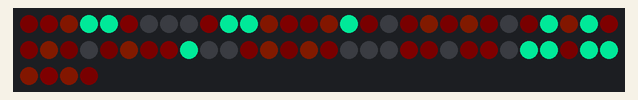
Bench run of a sketch on a simulated Arduino Uno, built with avr-gcc and run on an emulated ATmega328P. Parts: 64 RGB LEDs in strip order, left to right, continuing on the next row. Wiring (inferred from the names in the program): WS2812 LEDs: data pin 8. Dim RGB values are drawn brighter than linear; random numbers use the default seed unless the sketch sets one.

Above: at 32.5 s.
At 93.0 s:
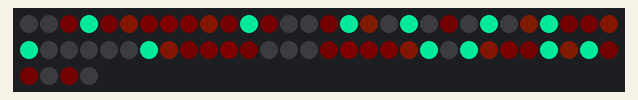

Measured:
- what the display in image 0 shows lasts 60.3 s, from 32.4 s to 92.7 s

The sketch:

Logo.ino
```cpp
#include "Ai_WS2811.h"
#include "Triangles.h"

#define NUM_PIXELS 64
#define DATA_PIN 8

Ai_WS2811 ws2811;

unsigned int mosaic1[] = {1,2,3,4,5,6,7,8,9,10,11,12,13,14,15,16,17,39,38,40,41,55,54,56,57,63,62,64,61,59,60,50,49,47,48,30,29,27,28,26,25,24,23,22,21,20,19,18,37,36,42,43,53,52,58,51,45,46,32,31,33,34,35,44};

byte next_t1 = 34;
byte next_t2 =  1;


//byte colors = 8;
//byte palette[]= {
//  0x08, 0x08, 0x08,
//  0xFF, 0x00, 0x00,
//  0x00, 0xFF, 0x00,
//  0x00, 0x00, 0xFF,
//  0xFF, 0x00, 0xFF,
//  0xFF, 0xFF, 0x00,
//  0x00, 0xFF, 0xFF,
//  0xFF, 0xFF, 0xFF
//};


byte colors = 13;
byte palette[] = {
  0x00, 0x00, 0x00,
  0x00, 0x00, 0x1F,
  0x00, 0x00, 0x3F,
  0x00, 0x0F, 0x7F,
  0x00, 0x1F, 0x8F,
  0x00, 0x3F, 0x9F,
  0x00, 0x5F, 0xAF,
  0x00, 0x7F, 0xBF,
  0x3F, 0x9F, 0xCF,
  0x7F, 0xBF, 0xDF,
  0xBF, 0xDF, 0xEF,
  0xFF, 0xFF, 0xFF
};


struct CRGB {
  unsigned char g;
  unsigned char r;
  unsigned char b;
} *leds;

float *colorBuffer;

//some initial values
void setup() {
  colorBuffer = (float*)malloc(NUM_PIXELS * sizeof(float));
  for(byte i=0; i<NUM_PIXELS; i++) {
    colorBuffer[i] = 0.0;
  }

  ws2811.init(DATA_PIN,NUM_PIXELS);
  leds = (struct CRGB*)ws2811.getRGBData();

}

void loop(){
  rainbow();
}

/**
 * Color climb function
 **/
void rainbow(){
  while(1) {

      for (int i = 0; i < NUM_PIXELS; i++) {
           blendRGB(0, i, 50.0);
//        colorBuffer[i] = colorBuffer[i] - 2.0;
      }

      byte new_next_t1, new_next_t2;

      byte sibling_count = triangles[next_t1][0];
      new_next_t1 = triangles[next_t1][random(sibling_count)+1]-1;

      sibling_count = triangles[next_t2][0];
      new_next_t2 = triangles[next_t2][random(sibling_count)+1]-1;

      switch( int(millis()/20000)%3 ) {
        case 0:
          drawSym1(next_t1);
          drawSym1(next_t2);
          break;

        case 1:
          drawSym2(next_t1);
          drawSym2(next_t2);

          break;

        case 2:
          blendRGB(random(0,255), random(0, NUM_PIXELS), 1.0);
          break;
      }

      if(!(millis()%8)) {
        next_t1 = new_next_t1;
        next_t2 = new_next_t2;
      }

      ws2811.sendLedData();
  }
}

void drawSym1(byte led) {
    byte symmetry_count = symmetry2[led][0];
    blendRGB(255, led, 20.0);
    for(byte j=1; j<=symmetry_count; j++) {
      byte s = symmetry2[led][j];
      blendRGB(255, s-1, 20.0);
    }
}

void drawSym2(byte led) {
  byte symmetry_count = symmetry[led][0];
  blendRGB(255, led, 20.0);
  for(byte j=1; j<=symmetry_count; j++) {
    byte s = symmetry[led][j];
    blendRGB(255, s-1, 20.0);
  }
}

void setRGB(int r, int g, int b, uint8_t n) {
  leds[n].r = constrain(r,0,255);
  leds[n].g = constrain(g,0,255);
  leds[n].b = constrain(b,0,255);
}

void blendRGB(int v, uint8_t n, float blending) {

    colorBuffer[n]+= (constrain(v,0,255)-colorBuffer[n])/blending;

    setHue((byte)colorBuffer[n]*2%255, n, colorBuffer[n]);


//  byte color_id = colorBuffer[n] / 255.0 * colors;
//  leds[n].r+= (palette[color_id*3+0]-leds[n].r)>>2;
//  leds[n].g+= (palette[color_id*3+1]-leds[n].g)>>2;
//  leds[n].b+= (palette[color_id*3+2]-leds[n].b)>>2;

//  leds[n].r = colorBuffer[n];
//  leds[n].g = colorBuffer[n];
//  leds[n].b = colorBuffer[n];
}

/**
 * HVS to RGB comversion (simplified to the range 0-255)
 **/
void setHue(int h, uint8_t n, float alpha) {
  //this is the algorithm to convert from RGB to HSV
  double r=0;
  double g=0;
  double b=0;

  double hf=h/42.5; // Not /60 as range is _not_ 0-360

  int i=(int)floor(h/42.5);
  double f = h/42.5 - i;
  double qv = 1 - f;
  double tv = f;

  switch (i)
  {
  case 0:
    r = 1;
    g = tv;
    break;
  case 1:
    r = qv;
    g = 1;
    break;
  case 2:
    g = 1;
    b = tv;
    break;
  case 3:
    g = qv;
    b = 1;
    break;
  case 4:
    r = tv;
    b = 1;
    break;
  case 5:
    r = 1;
    b = qv;
    break;
  }

  leds[n].r = constrain((int)(alpha * r), 0, 255);
  leds[n].g = constrain((int)(alpha * g), 0, 255);
  leds[n].b = constrain((int)(alpha * b), 0, 255);
}
```

Ai_WS2811.cpp
```cpp
#include "Ai_WS2811.h"

void Ai_WS2811::init(uint8_t pin, uint16_t nPixels)
{
  pinMode(pin, OUTPUT);
  digitalWrite(pin, LOW);
  m_nLeds = nPixels * 3;
  m_nCounter = 0;
  m_pData = (unsigned char*)malloc(m_nLeds);
  memset(m_pData,0,m_nLeds);
  m_pDataEnd = m_pData + m_nLeds;
}

void Ai_WS2811::sendLedData(void)
{
  cli();
  register byte *p = m_pData;
  register byte *e = m_pDataEnd;
  volatile uint8_t b;
  while(p != e)
  {
    b   = *p++;    // Current byte value
    byte i=8;
    do {
      if ((b&0x80)==0) {
        // Send a '0'
        if (F_CPU==16000000L) {
          LED_PIN=LED_BIT;NOP;// Hi (start)
          NOP;NOP;            // Hi
          LED_PIN=LED_BIT;NOP;// Lo (250ns)
          NOP;NOP;            // Lo
          NOP;NOP;            // Lo (500ns)
        }
        else if (F_CPU==8000000L) {
          LED_PIN = LED_BIT;  // Hi (start)
          NOP;                // Hi
          LED_PIN = LED_BIT;  // Lo (250ns)
          NOP;                // Lo
          NOP;                // Lo (500ns)
          NOP;                // Lo (data bit here!)
          NOP;                // Lo (750ns)
        }
      }
      else {
        // Send a '1'
        if (F_CPU==16000000L) {
          LED_PIN=LED_BIT;NOP;// Hi (start)
          NOP;NOP;            // Hi
          NOP;NOP;            // Hi (250ns)
          NOP;NOP;            // Hi
          NOP;NOP;            // Hi (500ns)
          LED_PIN=LED_BIT;    // Lo (625ns)
        }
        else if (F_CPU==8000000L) {
          LED_PIN = LED_BIT;  // Hi (start)
          NOP;                // Hi
          NOP;                // Hi (250ns)
          NOP;                // Hi
          NOP;                // Hi (500ns)
          NOP;                // Hi (data bit here!)
          LED_PIN = LED_BIT;  // Lo (750ns)
        }
      }
      b = b+b;
    } while (--i!=0);
  }
  sei();
}
```

Ai_WS2811.h
```cpp
#include <Arduino.h>
#include <util/delay.h>

// Assume Arduino Uno, digital pin 8 lives in Port B

#define LED_DDR DDRB
#define LED_PORT PORTB
#define LED_PIN PINB
#define LED_BIT _BV(0)
#define NOP __asm__("nop\n\t")

class Ai_WS2811
{
  private:
    int m_nLeds;
    unsigned char m_nDataRate;
    unsigned long m_nCounter;
    unsigned char *m_pData;
    unsigned char *m_pDataEnd;

  public:
    byte _r, _g, _b;

    uint8_t *led_arr;
    void init(uint8_t,uint16_t);
    void sendLedData(void);
    unsigned char *getRGBData() { return m_pData; }
};
```

Triangles.h
```cpp
//                     64
//                     62
//                  61    63
//                  59    57
//               60    58    56
//               50    52    54
//            49    51    53    55
//            47    45    43    41
//         48    46    44    42    40
//         30    32    34    36    38
//      29    31    33    35    37    39
//      27    25    23    21    19    17
//   28    26    24    22    20    18    16
//   02    04    06    08    10    12    14
//01    03    05    07    09    11    13    15

// siblings
byte t01[] = {1, 2};
byte t02[] = {3,  1,  3, 28};
byte t03[] = {2,  2,  4};
byte t04[] = {3,  3,  5, 26};
byte t05[] = {2,  4,  6};
byte t06[] = {3,  5,  7, 24};
byte t07[] = {2,  6,  8};
byte t08[] = {3,  7,  9, 22};
byte t09[] = {2,  8, 10};
byte t10[] = {3,  9, 11, 20};
byte t11[] = {2, 10, 12};
byte t12[] = {3, 11, 13, 18};
byte t13[] = {2, 12, 14};
byte t14[] = {3, 13, 15, 16};
byte t15[] = {1, 14};
byte t16[] = {2, 14, 17};
byte t17[] = {3, 16, 18, 39};
byte t18[] = {3, 12, 17, 19};
byte t19[] = {3, 20, 18, 37};
byte t20[] = {3, 10, 19, 21};
byte t21[] = {3, 20, 22, 35};
byte t22[] = {3,  8, 21, 23};
byte t23[] = {3, 22, 24, 33};
byte t24[] = {3,  6, 23, 25};
byte t25[] = {3, 24, 26, 31};
byte t26[] = {3,  4, 25, 27};
byte t27[] = {3, 26, 28, 29};
byte t28[] = {2,  2, 27};
byte t29[] = {2, 27, 30};
byte t30[] = {3, 29, 31, 48};
byte t31[] = {3, 25, 30, 32};
byte t32[] = {3, 31, 33, 46};
byte t33[] = {3, 23, 32, 34};
byte t34[] = {3, 33, 35, 44};
byte t35[] = {3, 21, 34, 36};
byte t36[] = {3, 35, 37, 42};
byte t37[] = {3, 19, 36, 38};
byte t38[] = {3, 37, 39, 40};
byte t39[] = {2, 17, 38};
byte t40[] = {2, 38, 41};
byte t41[] = {3, 40, 42, 55};
byte t42[] = {3, 36, 41, 43};
byte t43[] = {3, 42, 44, 53};
byte t44[] = {3, 34, 43, 45};
byte t45[] = {3, 44, 46, 51};
byte t46[] = {3, 32, 45, 47};
byte t47[] = {3, 46, 48, 49};
byte t48[] = {2, 30, 47};
byte t49[] = {2, 47, 50};
byte t50[] = {3, 49, 51, 60};
byte t51[] = {3, 45, 50, 52};
byte t52[] = {3, 51, 53, 58};
byte t53[] = {3, 43, 52, 54};
byte t54[] = {3, 53, 55, 56};
byte t55[] = {2, 41, 54};
byte t56[] = {2, 54, 57};
byte t57[] = {3, 56, 58, 63};
byte t58[] = {3, 52, 57, 59};
byte t59[] = {3, 58, 60, 61};
byte t60[] = {2, 50, 59};
byte t61[] = {2, 59, 62};
byte t62[] = {3, 61, 63, 64};
byte t63[] = {2, 57, 62};
byte t64[] = {1, 62};

byte* triangles[] = {
  t01, t02, t03, t04, t05, t06, t07, t08,
  t09, t10, t11, t12, t13, t14, t15, t16,
  t17, t18, t19, t20, t21, t22, t23, t24,
  t25, t26, t27, t28, t29, t30, t31, t32,
  t33, t34, t35, t36, t37, t38, t39, t40,
  t41, t42, t43, t44, t45, t46, t47, t48,
  t49, t50, t51, t52, t53, t54, t55, t56,
  t57, t58, t59, t60, t61, t62, t63, t64
};

// SYMMETRY

byte s01[] = {2, 15, 64};
byte s02[] = {2, 14, 62};
byte s03[] = {5, 28, 13, 16, 61, 63};
byte s04[] = {5, 27, 17, 12, 59, 57};
byte s05[] = {5, 29, 39, 11, 60, 56};
byte s06[] = {5, 30, 38, 10, 50, 54};
byte s07[] = {5, 48, 40,  9, 49, 55};
byte s08[] = {2, 47, 41};
byte s09[] = {5, 48, 40,  7, 49, 55};
byte s10[] = {5, 30, 38,  6, 50, 54};
byte s11[] = {5, 29, 39,  5, 60, 56};
byte s12[] = {5, 27, 17,  4, 59, 57};
byte s13[] = {5, 28,  3, 16, 61, 63};
byte s14[] = {2,  2, 62};
byte s15[] = {2,  1, 64};
byte s16[] = {5, 28, 13, 3, 61, 63};
byte s17[] = {5, 27,  4, 12, 59, 57};
byte s18[] = {2, 26, 58};
byte s19[] = {2, 25, 52};
byte s20[] = {5, 37, 24, 31, 51, 53};
byte s21[] = {5, 36, 23, 32, 45, 43};
byte s22[] = {2, 42, 46 };
byte s23[] = {5, 36, 21, 32, 45, 43};
byte s24[] = {5, 37, 20, 31, 51, 53};
byte s25[] = {2, 19, 52};
byte s26[] = {2, 18, 58};
byte s27[] = {5, 17,  4, 12, 59, 57};
byte s28[] = {5, 16, 13,  3, 61, 63};
byte s29[] = {5, 11, 39,  5, 60, 56};
byte s30[] = {5,  6, 38, 10, 50, 54};
byte s31[] = {5, 37, 20, 24, 51, 53};
byte s32[] = {5, 36, 21, 23, 45, 43};
byte s33[] = {2, 44, 35};
byte s34[] = {0};
byte s35[] = {2, 44, 33};
byte s36[] = {5, 32, 21, 23, 45, 43};
byte s37[] = {5, 31, 20, 24, 51, 53};
byte s38[] = {5,  6, 30, 10, 50, 54};
byte s39[] = {5, 11, 29,  5, 60, 56};
byte s40[] = {5, 48,  9,  7, 49, 55};
byte s41[] = {2, 47,  8};
byte s42[] = {2, 22, 46};
byte s43[] = {5, 32, 21, 23, 45, 36};
byte s44[] = {2, 33, 35};
byte s45[] = {5, 32, 21, 23, 43, 36};
byte s46[] = {2, 22, 42};
byte s47[] = {2, 41,  8};
byte s48[] = {5, 40,  9,  7, 49, 55};
byte s49[] = {5, 48,  9,  7, 40, 55};
byte s50[] = {5,  6, 30, 10, 38, 54};
byte s51[] = {5, 31, 20, 24, 37, 53};
byte s52[] = {2, 19, 25};
byte s53[] = {5, 31, 20, 24, 37, 51};
byte s54[] = {5,  6, 30, 10, 38, 50};
byte s55[] = {5, 48,  9,  7, 40, 49};
byte s56[] = {5, 11, 39,  5, 60, 29};
byte s57[] = {5, 17,  4, 12, 59, 27};
byte s58[] = {2, 18, 26};
byte s59[] = {5, 17,  4, 12, 57, 27};
byte s60[] = {5, 11, 39,  5, 56, 29};
byte s61[] = {5, 16, 13,  3, 28, 63};
byte s62[] = {2,  2, 14};
byte s63[] = {5, 16, 13,  3, 28, 61};
byte s64[] = {2, 15, 61};

byte* symmetry[] = {
  s01, s02, s03, s04, s05, s06, s07, s08,
  s09, s10, s11, s12, s13, s14, s15, s16,
  s17, s18, s19, s20, s21, s22, s23, s24,
  s25, s26, s27, s28, s29, s30, s31, s32,
  s33, s34, s35, s36, s37, s38, s39, s40,
  s41, s42, s43, s44, s45, s46, s47, s48,
  s49, s50, s51, s52, s53, s54, s55, s56,
  s57, s58, s59, s60, s61, s62, s63, s64
};


byte m01[] = {2, 15, 64};
byte m02[] = {2, 14, 62};
byte m03[] = {2, 16, 61};
byte m04[] = {2, 17, 59};
byte m05[] = {2, 39, 60};
byte m06[] = {2, 38, 50};
byte m07[] = {2, 40, 49};
byte m08[] = {2, 41, 47};
byte m09[] = {2, 55, 48};
byte m10[] = {2, 54, 30};
byte m11[] = {2, 56, 29};
byte m12[] = {2, 57, 27};
byte m13[] = {2, 63, 28};
byte m14[] = {2, 62,  2};
byte m15[] = {2, 64,  1};
byte m16[] = {2,  3, 61};
byte m17[] = {2,  4, 59};
byte m18[] = {2, 58, 25};
byte m19[] = {2, 52, 25};
byte m20[] = {2, 53, 31};
byte m21[] = {2, 43, 32};
byte m22[] = {2, 42, 46};
byte m23[] = {2, 36, 45};
byte m24[] = {2, 37, 51};
byte m25[] = {2, 19, 52};
byte m26[] = {2, 18, 58};
byte m27[] = {2, 57, 12};
byte m28[] = {2, 63, 13};
byte m29[] = {2, 56, 11};
byte m30[] = {2, 54, 10};
byte m31[] = {2, 53, 20};
byte m32[] = {2, 43, 21};
byte m33[] = {2, 35, 44};
byte m34[] = {2, 34, 34};
byte m35[] = {2, 33, 44};
byte m36[] = {2, 23, 45};
byte m37[] = {2, 24, 51};
byte m38[] = {2,  6, 50};
byte m39[] = {2,  5, 60};
byte m40[] = {2,  7, 49};
byte m41[] = {2,  8, 47};
byte m42[] = {2, 22, 46};
byte m43[] = {2, 32, 21};
byte m44[] = {2, 33, 35};
byte m45[] = {2, 23, 36};
byte m46[] = {2, 22, 42};
byte m47[] = {2,  8, 41};
byte m48[] = {2, 55,  9};
byte m49[] = {2,  7, 40};
byte m50[] = {2,  6, 38};
byte m51[] = {2, 24, 37};
byte m52[] = {2, 19, 25};
byte m53[] = {2, 31, 20};
byte m54[] = {2, 30, 10};
byte m55[] = {2, 48,  9};
byte m56[] = {2, 29, 11};
byte m57[] = {2, 12, 27};
byte m58[] = {2, 18, 26};
byte m59[] = {2,  4, 17};
byte m60[] = {2,  5, 39};
byte m61[] = {2,  3, 16};
byte m62[] = {2, 14,  2};
byte m63[] = {2, 28, 13};
byte m64[] = {2, 15,  1};

byte* symmetry2[] = {
  m01, m02, m03, m04, m05, m06, m07, m08,
  m09, m10, m11, m12, m13, m14, m15, m16,
  m17, m18, m19, m20, m21, m22, m23, m24,
  m25, m26, m27, m28, m29, m30, m31, m32,
  m33, m34, m35, m36, m37, m38, m39, m40,
  m41, m42, m43, m44, m45, m46, m47, m48,
  m49, m50, m51, m52, m53, m54, m55, m56,
  m57, m58, m59, m60, m61, m62, m63, m64
};


// CIRCLES

byte c0[] = { 1, 34};
byte c1[] = { 3, 33, 35, 44};
byte c2[] = { 9, 25, 23, 21, 19, 36, 43, 52, 45, 32 };
byte c3[] = {12, 26, 24, 22, 20, 18, 37, 42, 53, 58, 51, 46, 31 };
byte c4[] = {18,  2,  4,  6,  8, 10, 12, 14, 17, 38, 41, 54, 57, 62, 59, 50, 47, 30, 27};
byte c5[] = {21,  1,  3,  5,  7,  9, 11, 13, 15, 16, 39, 40, 55, 56, 63, 64, 61, 60, 49, 48, 29, 28};

byte* circles[] = {c0, c1, c2, c3, c4, c5};

/*

current_state
destination_state

current_state+=(destination_state - current_state)/2

// recursion
void diffusion(led, distance){
  if (--distance>=0) difussion(led, distance);
}

LIFE

calculate new stage age

     0 0 0 0 0 0 0 0 0
     ^ ^ ^ ^ ^ ^ ^ ^ ^ ... -> suden death back to zero
age  0 1 2 3 4 5 6 7 8 1 ... -> color palete, in loop
0 - nothing

0 - 99

 0-20 - growing stage
20-60 - reproductive stage
60-99 - death

Symetry mosaic
15 main elements
01 02 03 04 05
06 07 08 22 23
24 25 26 33 34

*/
```
